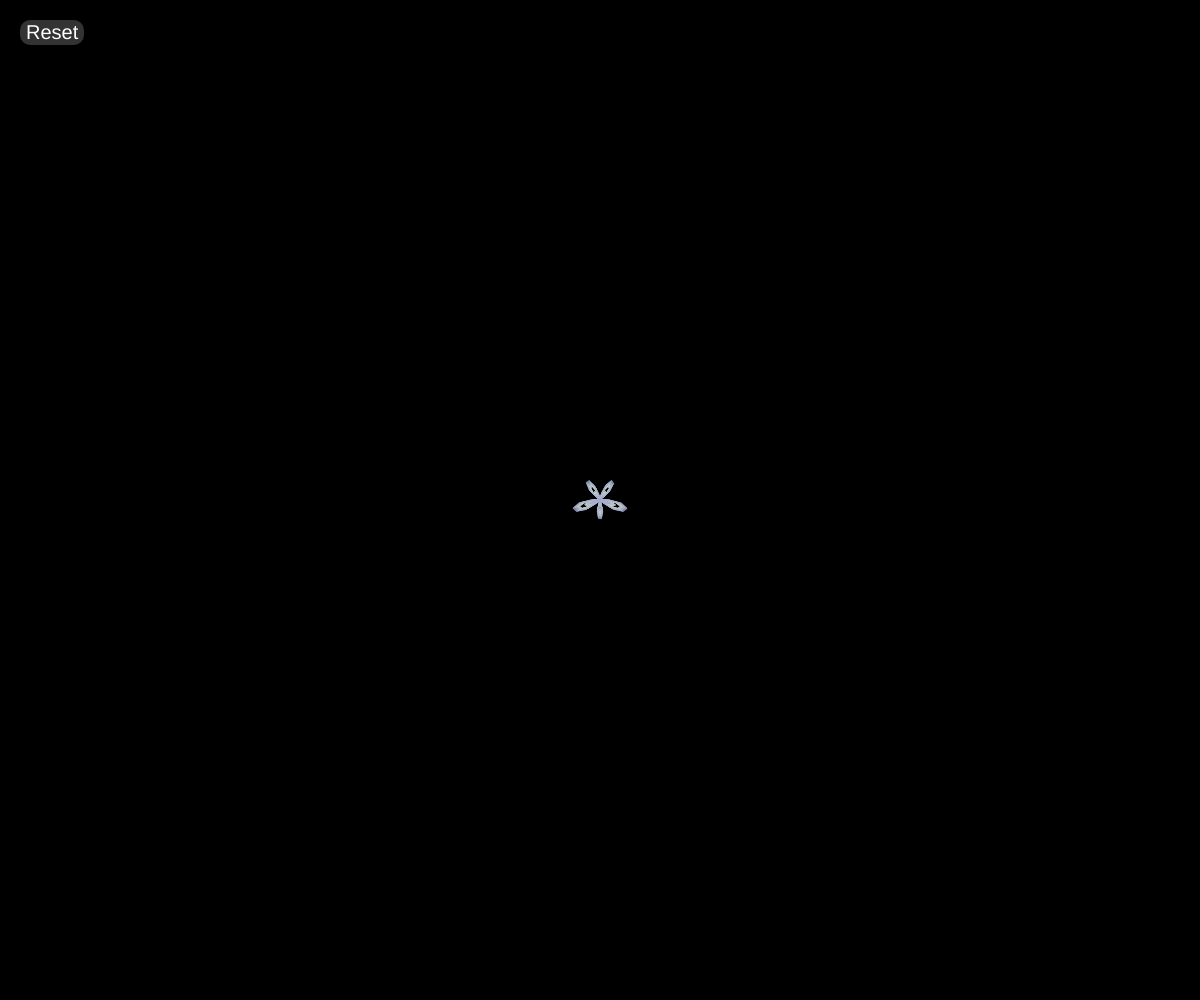
Frame 1 (no input)
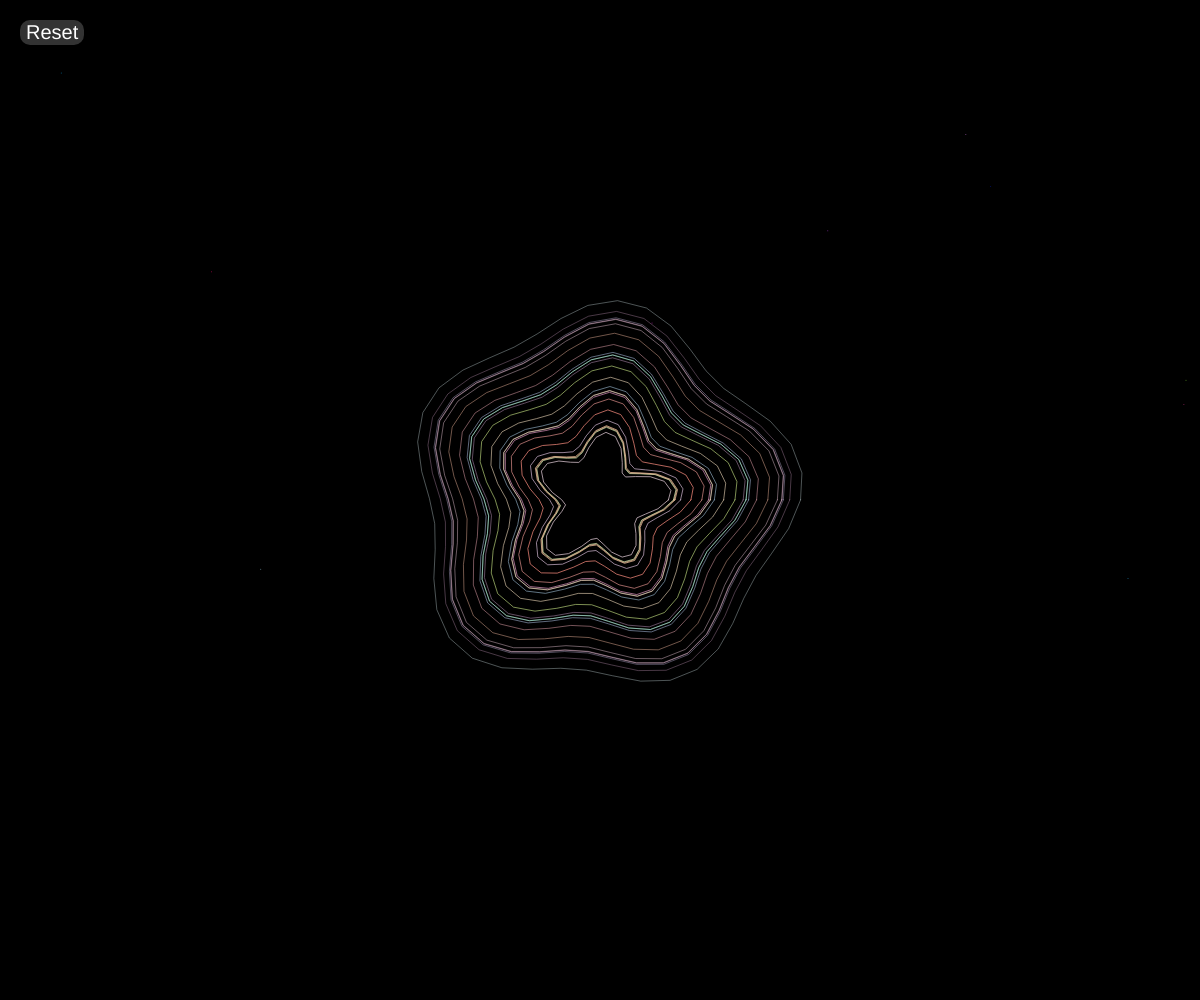
Frame 60 (no input)
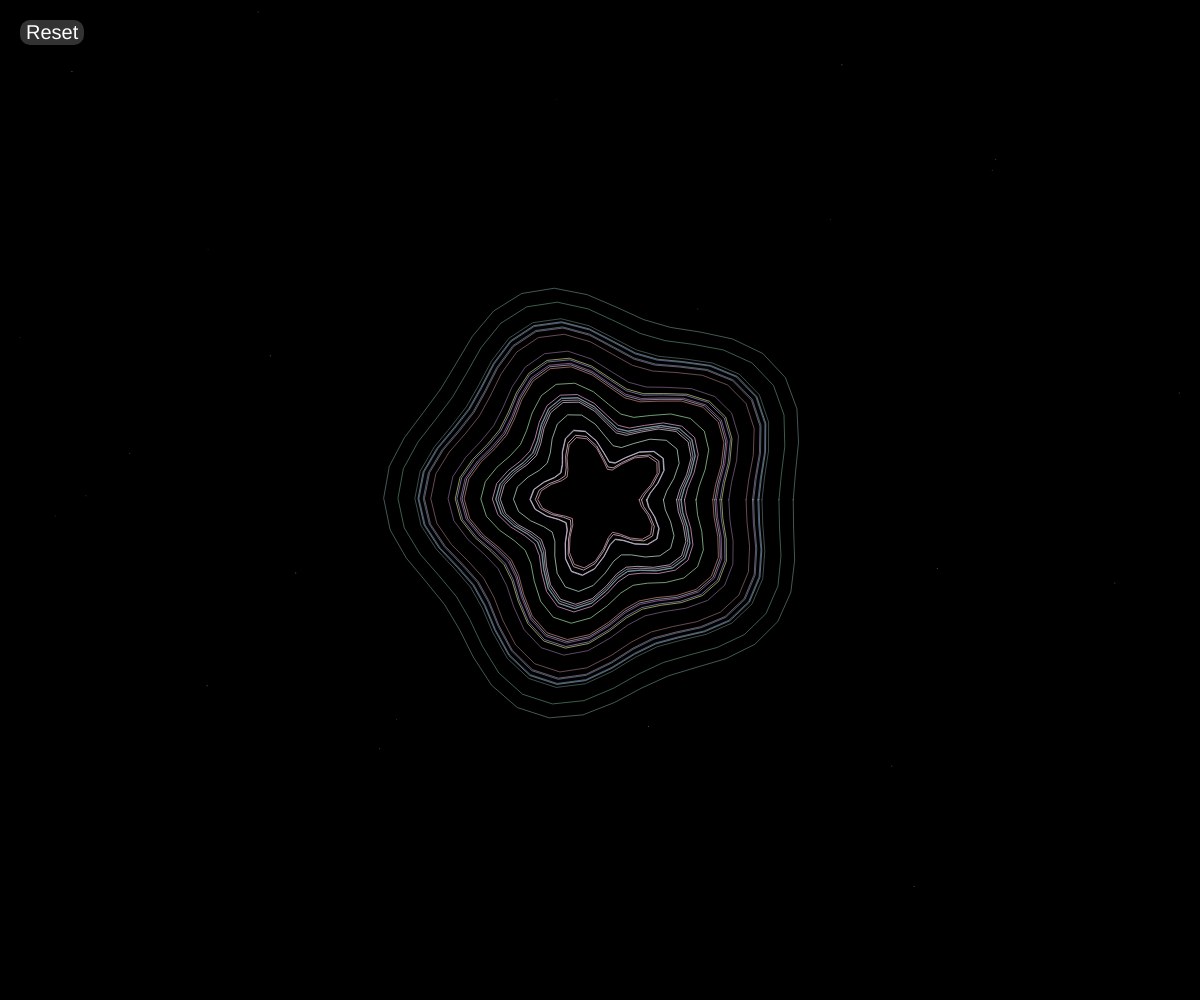
Frame 120 (the mouse pressed at the canvas centre since frame 60)

The p5.js sketch that drew these frames (run headless with seeded random() and noise() and a simulated clock; from frame 60 on, the mouse is pressed at the canvas centre):

// p5.js sketch
// ── sketch.js
let waveResolution = 25; // Número de ondas
let baseRadius = 50; // Tamaño base del círculo
let amplitude = 15; // Amplitud de las ondas
let speed = 0.02;
let time = 0;
let resetButton;
let resetting = false;
let resetProgress = 0;
let bounce = 0;
let backgroundColor = 0;
let clickEffect = false; // Para la interacción de clic
let shapeChanged = false; // Determina si la forma ha cambiado
let waveExpansion = 0; // Controla la expansión de las ondas
let moveDirection = 1; // Dirección de movimiento para crear un efecto caótico
let particles = []; // Partículas aleatorias

function setup() {
  createCanvas(windowWidth, windowHeight);
  noFill();
  
  resetButton = createButton('Reset');
  resetButton.position(20, 20);
  resetButton.mousePressed(startReset);
  resetButton.style('background-color', 'rgba(255, 255, 255, 0.2)');
  resetButton.style('border', 'none');
  resetButton.style('border-radius', '10px');
  resetButton.style('color', '#fff');
  resetButton.style('font-size', '20px');

  // Detectar clic del mouse para cambiar la forma
  canvas.addEventListener('click', changeShape);
}

function draw() {
  // Fondo cambia de color de manera animada durante el reset
  if (resetting) {
    backgroundColor = lerp(backgroundColor, 50, 0.05);
  } else {
    backgroundColor = lerp(backgroundColor, 0, 0.1);
  }
  background(backgroundColor);

  translate(width / 2, height / 2);

  // Si estamos en el proceso de reset, animamos el cambio de onda
  if (resetting) {
    resetProgress += 0.05; // Aumentar el progreso del reset
    if (resetProgress >= 1) {
      resetProgress = 1;
      resetting = false;
    }

    // Cambio gradual de tamaño y amplitud con un efecto de "rebote"
    baseRadius = lerp(50, 180 + bounce, resetProgress); // Expansión hasta un tamaño grande
    amplitude = lerp(15, 50, resetProgress); // Amplitud más grande
    time = lerp(0, PI * 2, resetProgress); // Reinicia el tiempo lentamente

    // Efecto de rebote: hace que la figura "rebote" cuando reinicia
    bounce = sin(resetProgress * PI) * 10; 
  }

  // Efecto de explosión al hacer clic
  if (clickEffect) {
    // Animación de expansión rápida
    waveExpansion = lerp(waveExpansion, 1.5, 0.1); // Se expande cuando hace clic
    if (waveExpansion > 1.4) {
      clickEffect = false; // Finaliza la explosión
    }
  } else {
    // Efecto de ondas que se expanden y contraen
    waveExpansion = lerp(waveExpansion, 1, 0.05);
  }

  // Crear un movimiento más loco en las ondas: Movimiento aleatorio
  let chaosFactor = sin(time * 0.1) * 50; // Distorsión más caótica

  // Dibujar las ondas con el radio dinámico y colores vibrantes
  for (let i = 0; i < waveResolution; i++) {
    let radius = map(i, 0, waveResolution, baseRadius, min(width, height) / 5) * waveExpansion;
    let chaos = sin(time + i) * chaosFactor; // Distorsión por onda
    drawWaveCircle(radius + chaos, i);
  }

  // Generar partículas aleatorias al azar
  generateRandomParticles();

  time += speed;

  // Movimiento "loco" de la figura (caótico y dinámico)
  if (moveDirection > 0) {
    translate(sin(time * 0.5) * 100, cos(time * 0.5) * 100); // Movimiento aleatorio
  } else {
    translate(sin(time * 0.7) * 200, cos(time * 0.7) * 200); // Movimiento más amplio y errático
  }

  // Hacer que el botón se vea como si fuera presionado
  if (resetting) {
    resetButton.style('transform', 'scale(0.9)');
  } else {
    resetButton.style('transform', 'scale(1)');
  }

  // Cambiar la dirección de movimiento en intervalos
  if (frameCount % 180 === 0) {
    moveDirection *= -1; // Cambiar dirección cada 3 segundos
  }
}

// Función para dibujar un círculo de ondas con resplandor dinámico y colores vibrantes
function drawWaveCircle(radius, index) {
  // Usar una paleta de colores vibrantes que cambian dinámicamente con el índice
  let r = random(128, 255); // Rojo aleatorio
  let g = random(128, 255); // Verde aleatorio
  let b = random(128, 255); // Azul aleatorio
  
  // Aplicar colores brillantes y gradientes
  let alpha = map(index, 0, waveResolution, 200, 100); // Opacidad para dar un efecto de resplandor
  stroke(r, g, b, alpha); 

  beginShape();
  for (let angle = 0; angle < TWO_PI; angle += 0.15) {
    let freq = angle * 5 + time * 2;
    let distortion = sin(time + angle * 3) * 5;

    // Si la forma ha cambiado, aplicamos una distorsión diferente
    if (shapeChanged) {
      distortion = random(-30, 30); // Deformación aleatoria
    }

    let x = (radius + sin(freq) * amplitude + distortion) * cos(angle);
    let y = (radius + sin(freq) * amplitude + distortion) * sin(angle);
    
    vertex(x, y);
  }
  endShape(CLOSE);
}

// Función para generar partículas aleatorias
function generateRandomParticles() {
  if (random(1) < 0.2) { // Probabilidad de generar partículas al azar
    let p = createVector(0, 0);
    p.x = random(-width / 2, width / 2);
    p.y = random(-height / 2, height / 2);
    particles.push(p);
  }

  // Dibujar partículas
  for (let p of particles) {
    let size = random(5, 15); // Tamaño aleatorio de la partícula
    stroke(random(255), random(255), random(255), 150); // Colores aleatorios
    point(p.x, p.y);
    p.x += random(-5, 5); // Movimiento aleatorio de partículas
    p.y += random(-5, 5);
  }
}

// Función para iniciar el proceso de reinicio
function startReset() {
  resetting = true;
  resetProgress = 0;
  bounce = 0;
  clickEffect = true; // Activar el efecto de clic
  shapeChanged = false; // Vuelve a la forma original
  resetButton.style('transform', 'scale(0.9)'); // Efecto de botón presionado
}

// Función para cambiar la forma de la figura al hacer clic en el canvas
function changeShape() {
  shapeChanged = !shapeChanged; // Cambiar la forma entre normal y distorsionada
}
